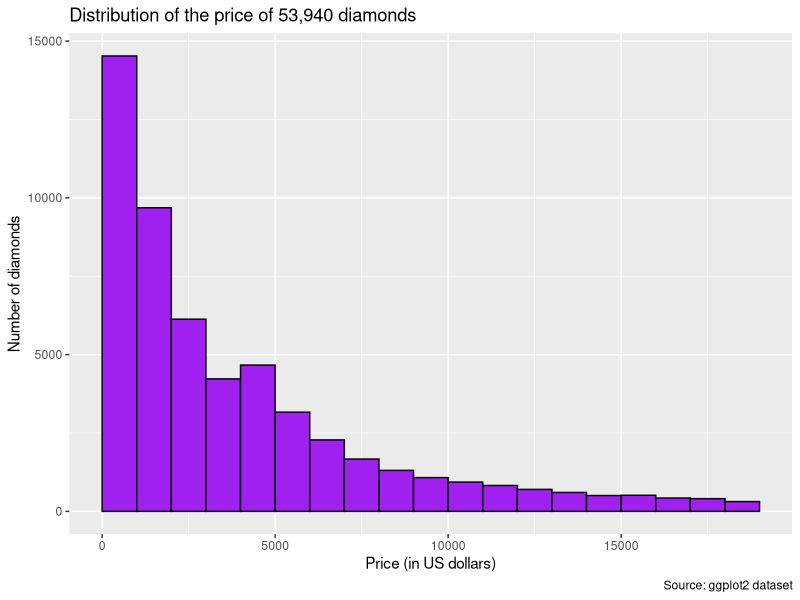
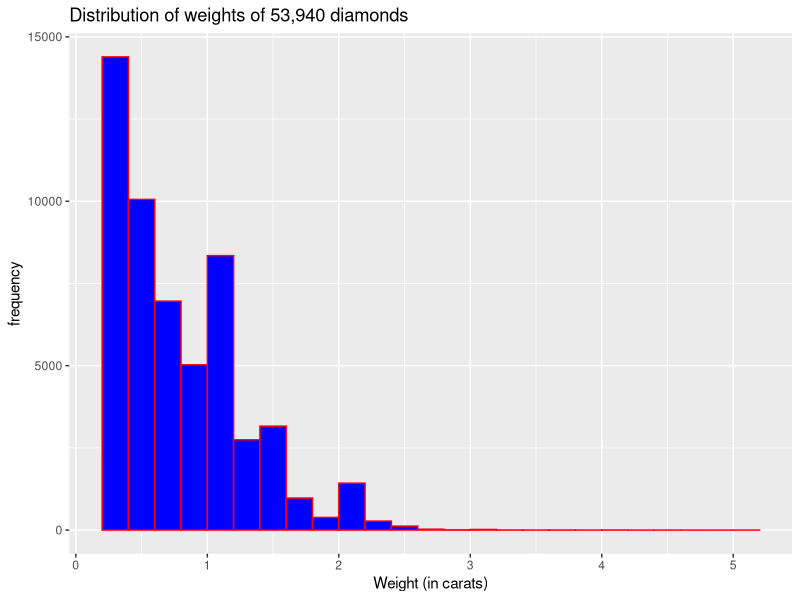
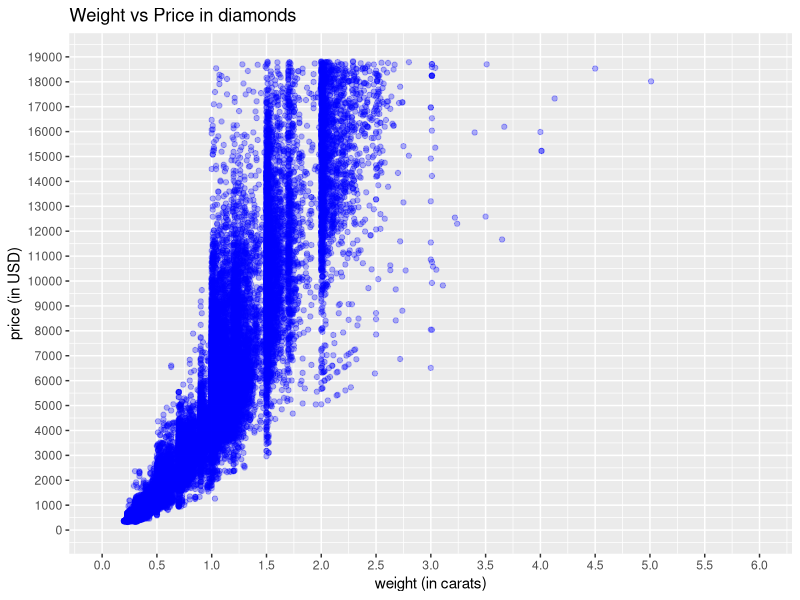
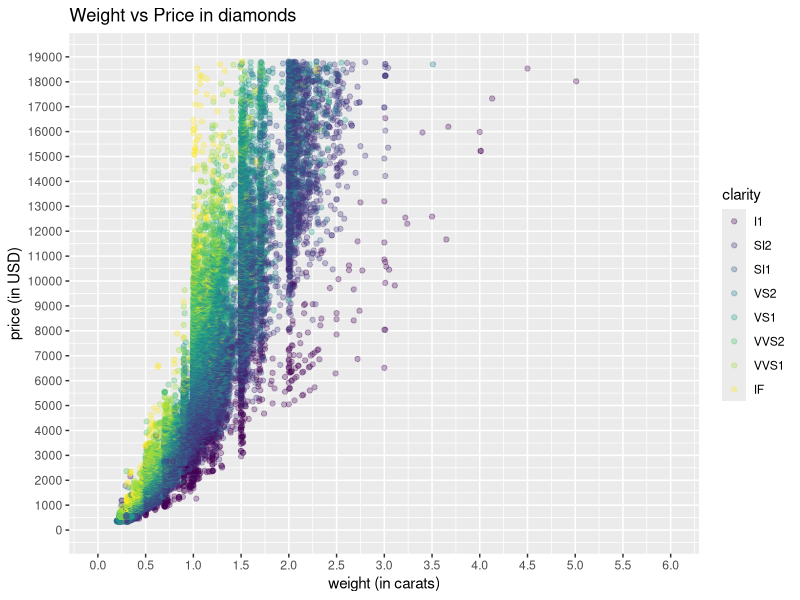

The R source for these figures, in order:
## ---- chunk 1
# The following code is a basic setup of options for your document
knitr::opts_chunk$set(echo = TRUE,
                      eval = TRUE, 
                      warning = TRUE,
                      message = FALSE,
                      fig.align = "center", 
                      R.options = list(max.print=50))

# Edit the file starting below

## ---- chunk 2
# Load package
library(tidyverse)
## ---- chunk 3
# Create a copy to manipulate
mydiamonds <- diamonds
## ---- chunk 4
# Consider the structure of the data
str(mydiamonds)
## ---- chunk 5
# Generate basic summary statistics
summary(diamonds)
## ---- chunk 6
# Write and submit code here!
sum(mydiamonds$x == 0 & mydiamonds$y == 0 & mydiamonds$z == 0)
weird_diamonds <- mydiamonds[mydiamonds$x == 0 & mydiamonds$y == 0 & mydiamonds$z == 0,]
## ---- chunk 7
# Using ggplot
ggplot(data = mydiamonds) + 
  # With a histogram
  geom_histogram(aes(x = price),
                 # Add fill and color
                 fill = "purple", color = "black",
                 # Adjust the bins
                 binwidth = 1000, center = 500) +
  # Add labels
  labs(title = "Distribution of the price of 53,940 diamonds",
       caption = "Source: ggplot2 dataset",
       x = "Price (in US dollars)",
       y = "Number of diamonds")
## ---- chunk 8
# Appropriate statistics are median and IQR since price is skewed
median(mydiamonds$price)
IQR(mydiamonds$price)
## ---- chunk 9
# Write and submit code here!
ggplot(data = mydiamonds) +
    geom_histogram(aes(x = carat), fill = 'blue', color = 'red', binwidth = 0.20, center = 0.10) + 
    labs(title = 'Distribution of weights of 53,940 diamonds',
         x = 'Weight (in carats)',
         y = 'frequency')
## ---- chunk 10
# Write and submit code here!
ggplot(data = mydiamonds) + 
    geom_point(aes(x = carat, y = price), alpha = 0.30, color = 'blue') + 
    scale_x_continuous(limits = c(0,6), breaks = seq(0,6,0.5)) + 
    scale_y_continuous(limits = c(0,19000), breaks = seq(0,20000,1000)) +
    labs(title = 'Weight vs Price in diamonds',
         x = 'weight (in carats)',
         y = 'price (in USD)')
## ---- chunk 11
# Write and submit code here!
ggplot(data = mydiamonds) + 
    geom_point(aes(x = carat, y = price, color = clarity), alpha = 0.30) + 
    scale_x_continuous(limits = c(0,6), breaks = seq(0,6,0.5)) + 
    scale_y_continuous(limits = c(0,19000), breaks = seq(0,20000,1000)) +
    labs(title = 'Weight vs Price in diamonds',
         x = 'weight (in carats)',
         y = 'price (in USD)')
